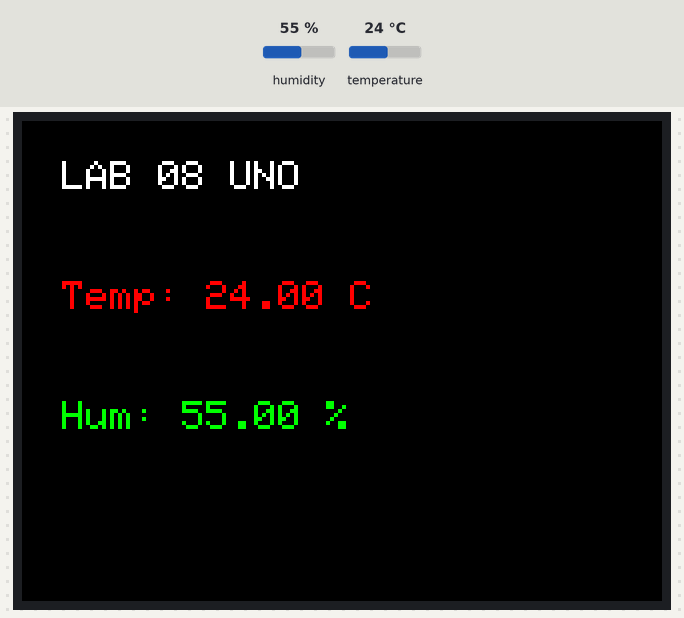
The sketch below on a simulated Arduino Uno, built with avr-gcc and run on an emulated ATmega328P. On the bench: 320×240 colour display. The inputs (shaded band) are chosen by the test bench; at power-on: humidity 55 %, temperature 24 °C.

Above: at 1.4 s.
1.5 s: humidity set to 22 %
At 2.7 s:
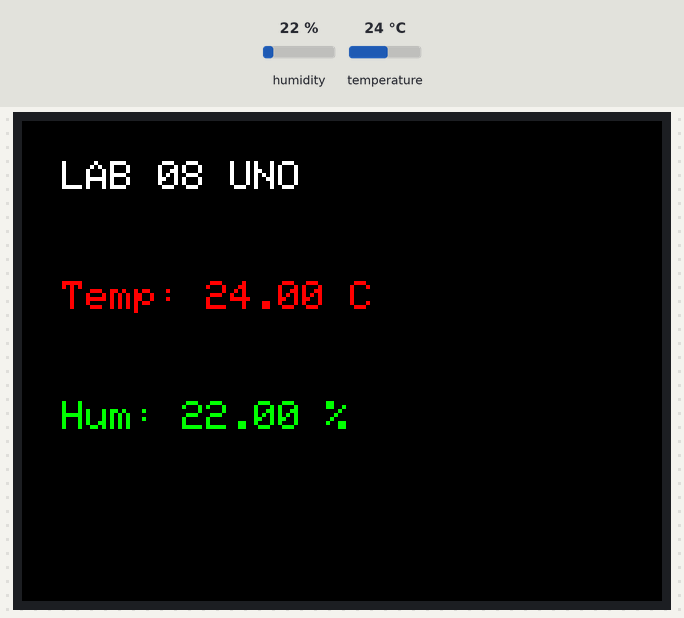
5.8 s: temperature set to 12 °C
At 7.1 s:
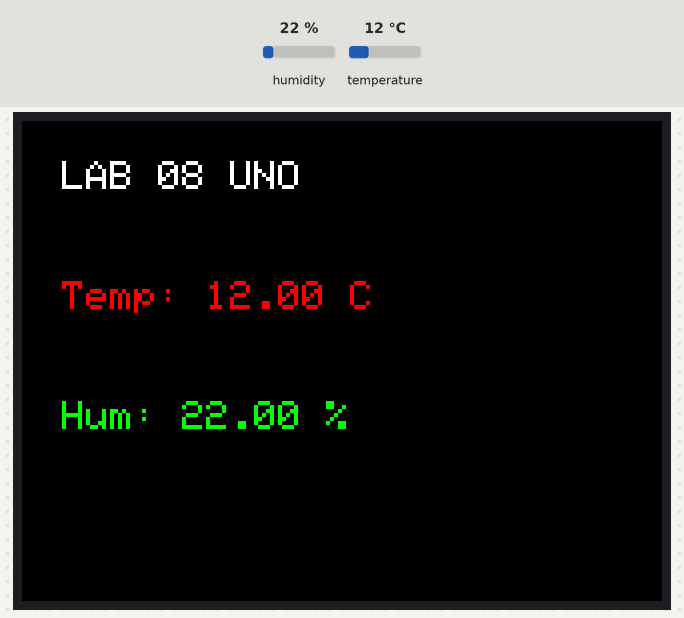
10.0 s: humidity set to 40 %
At 11.4 s:
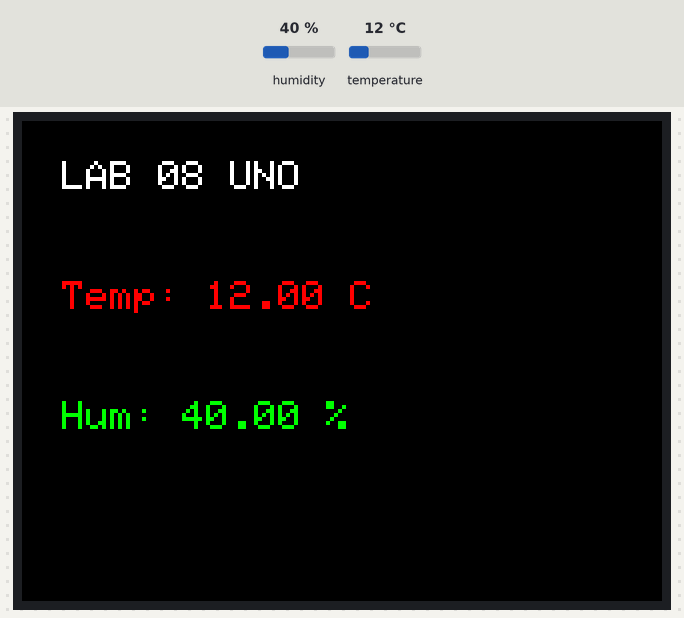
14.1 s: temperature set to 19 °C
Timing chart, 0 to 17.1 s (numbered marks = the images above; inputs shaded):
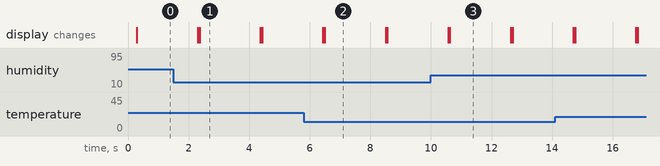

Measured:
- after the input at 1.5 s, the display: first differs from a run without the input after 0.86 s (image 1)
- after the input at 5.8 s, the display: first differs from a run without the input after 0.70 s (image 2)
- after the input at 10.0 s, the display: first differs from a run without the input after 0.63 s (image 3)
- what the display in image 1 shows lasts 2.0 s, from 2.4 s to 4.4 s

The sketch:

Lab08.ino
```cpp
#include <Adafruit_GFX.h>
#include <Adafruit_ILI9341.h>
#include <SPI.h>
#include <DHT.h>

// TFT (Arduino UNO)
#define TFT_CS 10
#define TFT_DC 9
#define TFT_RST 8

Adafruit_ILI9341 tft = Adafruit_ILI9341(TFT_CS, TFT_DC, TFT_RST);

// DHT22
#define DHTPIN 2
#define DHTTYPE DHT22
DHT dht(DHTPIN, DHTTYPE);

void setup() {
  Serial.begin(9600);
  tft.begin();
  dht.begin();

  tft.setRotation(1);
  tft.fillScreen(ILI9341_BLACK);

  tft.setTextColor(ILI9341_WHITE);
  tft.setTextSize(2);
  tft.setCursor(20, 20);
  tft.println("LAB 08 UNO");
}

void loop() {
  float temp = dht.readTemperature();
  float hum = dht.readHumidity();

  tft.fillRect(0, 60, 320, 180, ILI9341_BLACK);

  tft.setTextColor(ILI9341_RED);
  tft.setTextSize(2);
  tft.setCursor(20, 80);
  tft.print("Temp: ");
  tft.print(temp);
  tft.println(" C");

  tft.setTextColor(ILI9341_GREEN);
  tft.setCursor(20, 140);
  tft.print("Hum: ");
  tft.print(hum);
  tft.println(" %");

  delay(2000);
}
```
